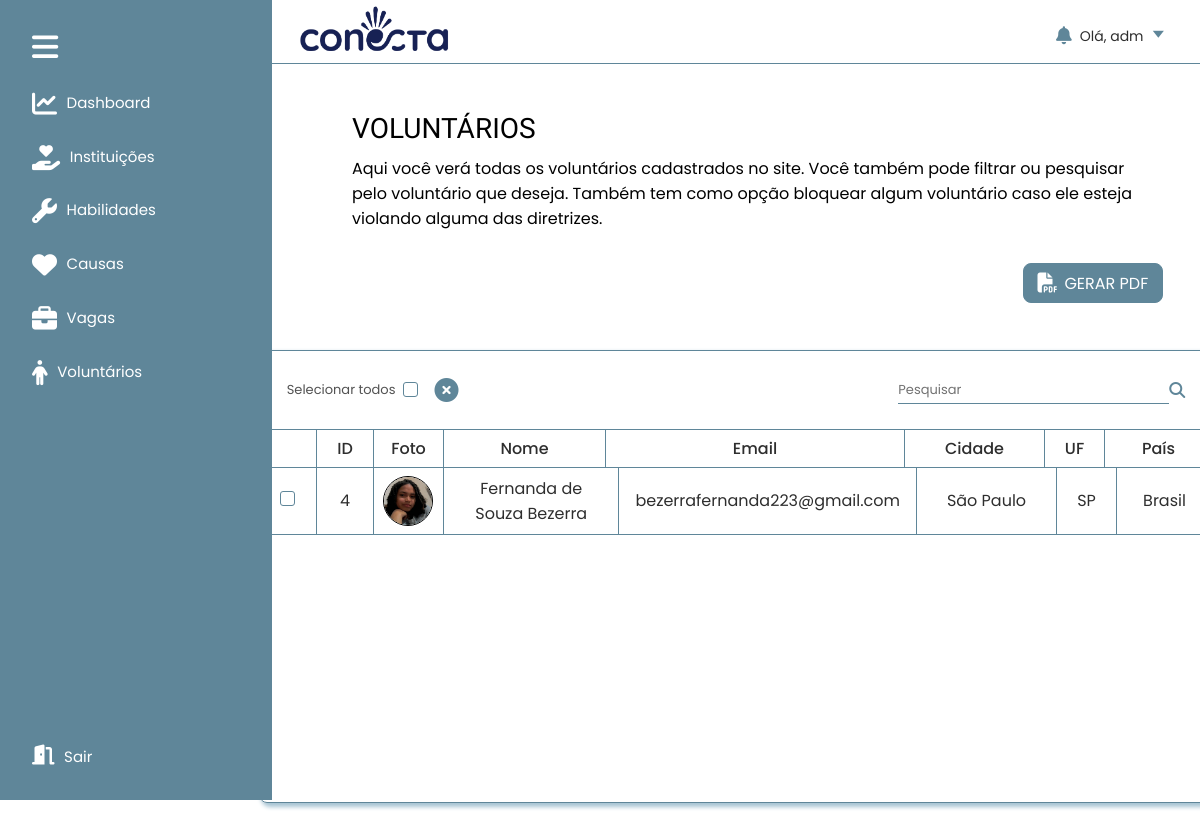
The app's page /area-adm/voluntarios-cadastrados.php, older data.
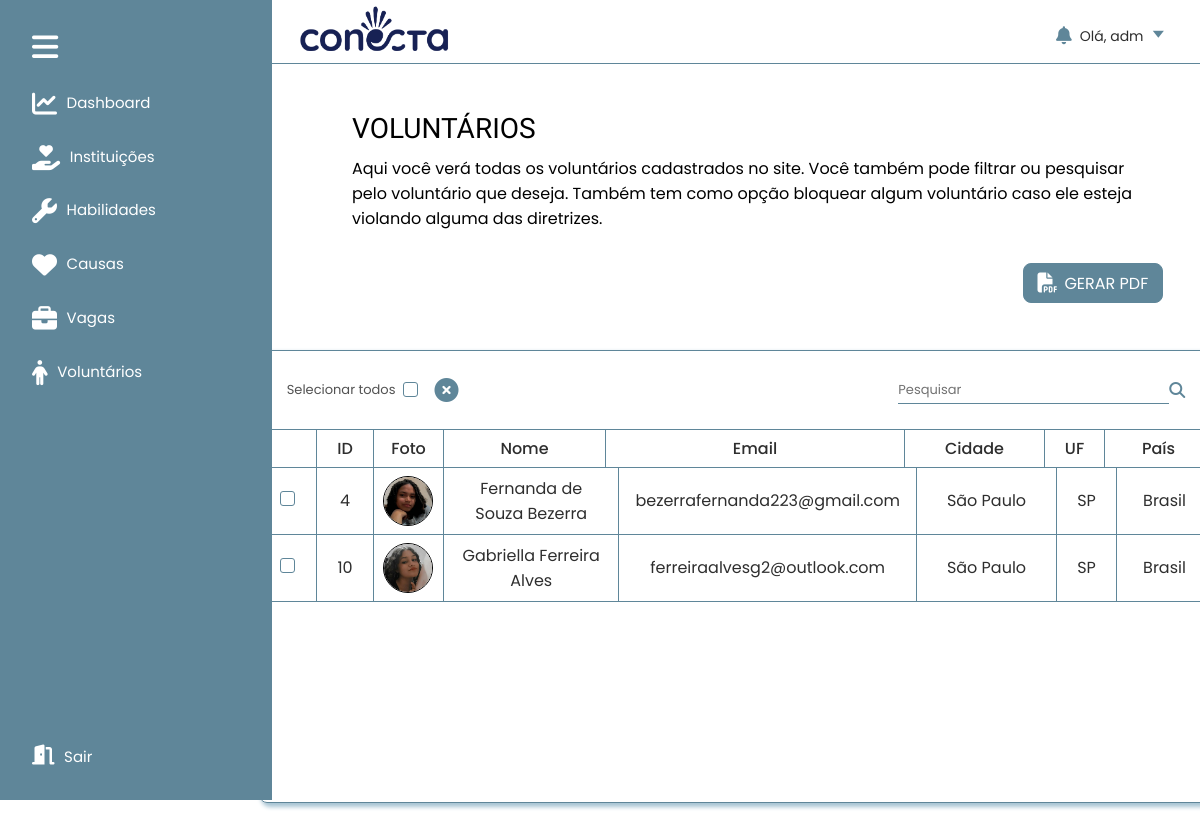
The same page, newer data.
### tables this page shows
CREATE TABLE `tbvoluntario` (
  `codVoluntario` int(11) NOT NULL,
  `nomeVoluntario` varchar(50) NOT NULL,
  `dataNascVoluntario` date NOT NULL,
  `cpfVoluntario` char(14) NOT NULL,
  `logVoluntario` varchar(60) NOT NULL,
  `numLogVoluntario` varchar(10) NOT NULL,
  `cepVoluntario` char(8) NOT NULL,
  `compVoluntario` varchar(60) NOT NULL,
  `bairroVoluntario` varchar(60) NOT NULL,
  `cidadeVoluntario` varchar(50) NOT NULL,
  `estadoVoluntario` varchar(100) NOT NULL,
  `paisVoluntario` varchar(100) NOT NULL,
  `emailVoluntario` varchar(50) NOT NULL,
  `senhaVoluntario` varchar(15) NOT NULL,
  `descVoluntario` varchar(400) NOT NULL,
  `fotoVoluntario` varchar(50) NOT NULL,
  `visibilidadeVoluntario` varchar(50) NOT NULL
);

### dao/VoluntarioDao.php (called while the page is built, shortened)
<?php
    class VoluntarioDao{
        public static function listarPadrao()
        {
            $conexao = Conexao::conectar();
            if(isset($_POST['pesquisar'])){
                $pesquisar= $_POST['pesquisar'];
            $querySelect = "SELECT codVoluntario, nomeVoluntario, descVoluntario, emailVoluntario, cidadeVoluntario, estadoVoluntario, paisVoluntario, fotoVoluntario FROM tbVoluntario WHERE nomeVoluntario LIKE '%$pesquisar%'";
            }else{
                $querySelect = "SELECT codVoluntario, nomeVoluntario, descVoluntario, emailVoluntario, cidadeVoluntario, estadoVoluntario, paisVoluntario, fotoVoluntario FROM tbVoluntario";
            }
                $resultado = $conexao->query($querySelect);
            $lista = $resultado->fetchAll(PDO::FETCH_ASSOC);
            return $lista;
        }
    }
?>

### area-adm/voluntarios-cadastrados.php (the view, shortened to what this page needs)
<!DOCTYPE html>
<html lang="pt-br">
<head>
    <link rel="stylesheet" href="https://cdnjs.cloudflare.com/ajax/libs/font-awesome/6.2.0/css/all.min.css" />
    <link rel="stylesheet" href="css/estilo-voluntarios-cadastrados.css">
    <link rel="stylesheet" href="css/arquivo-modelo.css">
</head>
<body>
    <nav class="nav-lateral">
        <div class="nav-lateral-sessao-um">
            <i class="fa-solid fa-bars" id="nav-lateral-icon-lista"></i>
            <div class="nav-lateral-box-icon">
                <a href="dashboard.php"> <i class="fa-solid fa-chart-line"></i> <span class="nav-lateral-topico"> Dashboard
                    </span></a>
            </div>
            <div class="nav-lateral-box-icon">
                <a href="instituicoes-cadastradas.php"> <i class="fa-solid fa-hand-holding-heart"></i> <span class="nav-lateral-topico"> Instituições
                    </span></a>
            </div>
            <div class="nav-lateral-box-icon">
                <a href="habilidades-cadastradas.php"> <i class="fa-solid fa-wrench"></i> <span class="nav-lateral-topico">
                        Habilidades </span></a>
            </div>
            <div class="nav-lateral-box-icon">
                <a href="causas-cadastradas.php"> <i class="fa-sharp fa-solid fa-heart"></i> <span class="nav-lateral-topico"> Causas
                    </span></a>
            </div>
            <div class="nav-lateral-box-icon">
                <a href="vagas-cadastradas.php"> <i class="fa-solid fa-briefcase"></i> <span class="nav-lateral-topico"> Vagas
                    </span></a>
            </div>
            <div class="nav-lateral-box-icon">
                <a href="voluntarios-cadastrados.php"> <i class="fa-solid fa-person"></i> <span class="nav-lateral-topico"> Voluntários
                    </span></a>
            </div>
        </div>
        <div class="nav-lateral-sessao-dois">
            <div class="nav-lateral-box-icon">
                <a href="logout.php"> <i class="fa-solid fa-door-open" id="nav-lateral-icon-sair"></i> <span class="nav-lateral-topico"> Sair </span></a>
            </div>
        </div>
    </nav>
    <div class="container-titulo-configuracoes">
        <div class="box-img-logo-conecta">
            <img src="../img/logo-conecta-variante.png" alt="">
        </div>
        <ul class="topicos-sessao-login">
            <li class="topicos-sessao-login-linha">
                <div class="box-topicos-sessao-login-linha">
                    <i id="nav-sininho-sub-topicos" class="fa-solid fa-bell"></i>
                    <p class="cabecalho-menu-item" id="cabecalho-menu-item-usuario">
                        Olá, adm <span id="nav-seta-sub-topicos"> 🢓 </span>
                    </p>
                </div>
            </li>
        </ul>
    </div>
    <main class="main-conteudo">
        <div class="main-conteudo-container-titulo">
            <h1>VOLUNTÁRIOS</h1>
            <p>Aqui você verá todas os voluntários cadastrados no site. Você também pode filtrar ou pesquisar
                pelo voluntário que deseja. Também tem como opção bloquear algum voluntário caso ele esteja
                violando alguma das diretrizes.</p>
        </div>
        <div class="gerarPdf">
            <a href="geracaoPdf/gerar_pdf_Voluntarios.php"><button> <i class="fa-solid fa-file-pdf"></i>Gerar pdf </button></a>
        </div>
        <div class="table">
            <div class="table-responsive">
                <div class="funcoes">
                    <div class="funcoes-sessao-1">
                        <span>Selecionar todos</span>
                        <input type="checkbox" name="selecionar-todos" id="selecionar-todos">
                        <i class="fa-solid fa-circle-xmark" id="icone-x"></i>
                    </div>
                    <div class="funcoes-sessao-2">
                        <input type="text" name="pesquisar" id="pesquisar" placeholder="Pesquisar">
                        <i class="fa-solid fa-magnifying-glass" id="icon-lupa"></i>
                    </div>
                </div>
                <table>
                    <thead>
                        <tr>
                            <th> </th>
                            <th> ID </th>
                            <th> Foto </th>
                            <th> Nome </th>
                            <th> Email </th>
                            <th> Cidade </th>
                            <th> UF</th>
                            <th> País </th>
                        </tr>
                    </thead>
                    <tbody>
                        <?php
                        try {
                            $listaVoluntario = VoluntarioDao::listarPadrao();
                        } catch (Exception $e) {
                            echo $e->getMessage();
                        }
                        ?>
                        <tr>
                            <?php foreach ($listaVoluntario as $voluntario) { ?>
                                <td> <input type="checkbox" name="checkbox" id="checkbox"> </td>
                                <td> <?php echo $voluntario['codVoluntario']; ?> </td>
                                <td>
                                    <div class="box-img-lista">
                                        <img src="../area-voluntario/<?php echo $voluntario['fotoVoluntario']; ?>">
                                    </div>
                                </td>
                                <td><?php echo $voluntario['nomeVoluntario']; ?></td>
                                <td> <?php echo $voluntario['emailVoluntario']; ?> </td>
                                <td> <?php echo $voluntario['cidadeVoluntario']; ?> </td>
                                <td> <?php echo $voluntario['estadoVoluntario']; ?> </td>
                                <td> <?php echo $voluntario['paisVoluntario']; ?> </td>
                        </tr>
                    <?php
                            }
                    ?>
                    </tbody>
                </table>
            </div>
        </div>
    </main>
</body>
</html>

### area-adm/css/estilo-voluntarios-cadastrados.css (style rules this page uses)
.table { display: flex; align-items: center; justify-content: center; }
.table-responsive { max-width: 955px; max-height: 600px; border-radius: 0.5rem; border: 1px solid #5f8699; box-shadow: 3px 3px 4px 1px #a7c4d3; }
.funcoes { display: flex; justify-content: space-between; align-items: center; gap: 10px; width: 100%; height: 78px; }
.funcoes-sessao-1 { display: flex; margin-left: 1.7rem; align-items: center; gap: 0.5rem; }
.funcoes span { color: #525252; font-family: poppins, sans-serif; font-weight: 400; font-size: 13px; }
input[type="checkbox"] { -webkit-appearance: none; -moz-appearance: none; appearance: none; width: 15px; height: 15px; border-radius: 3px; border: 1px solid #5f8699; outline: none; cursor: pointer; }
#icone-x { margin-left: 0.5rem; }
.funcoes-sessao-2 { display: flex; margin-right: 1.7rem; align-items: center; }
.funcoes i { color: #5f8699; font-size: 24px; cursor: pointer; transition: all 0.5s ease; }
#icon-lupa { font-size: 16px; }
.funcoes #pesquisar { border: none; border-bottom: 1px solid #5f8699; outline: none; padding: 0.2rem 0rem 0.2rem 0rem; transition: all 0.2s ease; font-family: poppins, sans-serif; font-weight: 400; font-size: 14px; color: #2e2e2e; }
#pesquisar::placeholder { font-family: poppins, sans-serif; font-weight: 400; font-size: 13px; color: #727272; }
.table-responsive table { border-collapse: collapse; border-spacing: 0; }
thead tr { display: block; width: 100%; }
.table-responsive th { font-weight: 500 !important; }
th:nth-child(1), td:nth-child(1) { min-width: 57px; border-left: none !important; }
th:nth-child(2), td:nth-child(2) { min-width: 57px; }
th:nth-child(3) { min-width: 70px; }
td:nth-child(3) { padding-left: 9px; min-width: 70px; }
th:nth-child(4), td:nth-child(4) { min-width: 162px; padding: 0rem 1rem 0rem 1rem; }
th:nth-child(5), td:nth-child(5) { min-width: 200px; padding: 0rem 1rem 0rem 1rem; }
th:nth-child(5) { min-width: 299px; }
th:nth-child(6), td:nth-child(6) { min-width: 140px; padding: 0rem 1rem 0rem 1rem; }
th:nth-child(7), td:nth-child(7) { min-width: 60px; }
th:nth-child(8) { min-width: 108px; }
td:nth-child(8) { min-width: 96px; }
th { height: 38px; }
td:nth-child(1), td:nth-child(2), td:nth-child(3), td:nth-child(4), td:nth-child(5), td:nth-child(6), td:nth-child(7), td:nth-child(8) { border-top: none !important; }
tbody { display: block; width: 100%; height: 334px; overflow-y: scroll; }
.table-responsive th, .table-responsive td { border: 1px solid #5f8699; text-align: center; color: #2e2e2e; font-family: poppins, sans-serif; font-weight: 400; }
.box-img-lista { width: 50px; height: 50px; margin: 0.5rem 0rem 0.5rem 0rem; border-radius: 50%; border: 1px solid #000; }
.box-img-lista img { width: 100%; height: 100%; object-fit: cover; border-radius: 50%; }

Row changes from the older to the newer data that the page shows:
added tbvoluntario: codVoluntario "10", fotoVoluntario (picture), nomeVoluntario "Gabriella Ferreira Alves", emailVoluntario "ferreiraalvesg2@outlook.com", cidadeVoluntario "São Paulo", estadoVoluntario "SP", paisVoluntario "Brasil"
